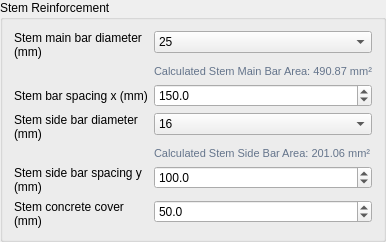
                          <widget class="QGroupBox" name="grp_stem_reinf">
                            <property name="title">
                              <string>Stem Reinforcement</string>
                            </property>
                            <layout class="QFormLayout" name="form_stem_reinf">
                              <item row="0" column="0">
                                <widget class="QLabel" name="lbl_combo_stem_rebar_dia">
                                  <property name="text">
                                    <string>Stem main bar diameter (mm)</string>
                                  </property>
                                  <property name="wordWrap">
                                    <bool>true</bool>
                                  </property>
                                </widget>
                              </item>
                              <item row="0" column="1">
                                <widget class="QComboBox" name="combo_stem_rebar_dia">
                                  <item>
                                    <property name="text">
                                      <string>6</string>
                                    </property>
                                  </item>
                                  <item>
                                    <property name="text">
                                      <string>8</string>
                                    </property>
                                  </item>
                                  <item>
                                    <property name="text">
                                      <string>10</string>
                                    </property>
                                  </item>
                                  <item>
                                    <property name="text">
                                      <string>12</string>
                                    </property>
                                  </item>
                                  <item>
                                    <property name="text">
                                      <string>13</string>
                                    </property>
                                  </item>
                                  <item>
                                    <property name="text">
                                      <string>14</string>
                                    </property>
                                  </item>
                                  <item>
                                    <property name="text">
                                      <string>16</string>
                                    </property>
                                  </item>
                                  <item>
                                    <property name="text">
                                      <string>19</string>
                                    </property>
                                  </item>
                                  <item>
                                    <property name="text">
                                      <string>22</string>
                                    </property>
                                  </item>
                                  <item>
                                    <property name="text">
                                      <string>25</string>
                                    </property>
                                  </item>
                                  <item>
                                    <property name="text">
                                      <string>29</string>
                                    </property>
                                  </item>
                                  <item>
                                    <property name="text">
                                      <string>32</string>
                                    </property>
                                  </item>
                                  <item>
                                    <property name="text">
                                      <string>36</string>
                                    </property>
                                  </item>
                                  <item>
                                    <property name="text">
                                      <string>40</string>
                                    </property>
                                  </item>
                                  <item>
                                    <property name="text">
                                      <string>50</string>
                                    </property>
                                  </item>
                                  <property name="currentIndex">
                                    <number>9</number>
                                  </property>
                                </widget>
                              </item>
                              <item row="1" column="1">
                                <widget class="QLabel" name="lbl_stem_bar_area">
                                  <property name="text">
                                    <string>Calculated Stem Main Bar Area: 490.87 mm²</string>
                                  </property>
                                  <property name="styleSheet">
                                    <string>color: #64748b; font-size: 11px;</string>
                                  </property>
                                </widget>
                              </item>
                              <item row="2" column="0">
                                <widget class="QLabel" name="lbl_spin_stem_spacing_x">
                                  <property name="text">
                                    <string>Stem bar spacing x (mm)</string>
                                  </property>
                                  <property name="wordWrap">
                                    <bool>true</bool>
                                  </property>
                                </widget>
                              </item>
                              <item row="2" column="1">
                                <widget class="QDoubleSpinBox" name="spin_stem_spacing_x">
                                  <property name="decimals">
                                    <number>1</number>
                                  </property>
                                  <property name="minimum">
                                    <double>0.0</double>
                                  </property>
                                  <property name="maximum">
                                    <double>1000000.0</double>
                                  </property>
                                  <property name="singleStep">
                                    <double>10.0</double>
                                  </property>
                                  <property name="value">
                                    <double>150.0</double>
                                  </property>
                                </widget>
                              </item>
                              <item row="3" column="0">
                                <widget class="QLabel" name="lbl_combo_stem_sidebar_dia">
                                  <property name="text">
                                    <string>Stem side bar diameter (mm)</string>
                                  </property>
                                  <property name="wordWrap">
                                    <bool>true</bool>
                                  </property>
                                </widget>
                              </item>
                              <item row="3" column="1">
                                <widget class="QComboBox" name="combo_stem_sidebar_dia">
                                  <item>
                                    <property name="text">
                                      <string>6</string>
                                    </property>
                                  </item>
                                  <item>
                                    <property name="text">
                                      <string>8</string>
                                    </property>
                                  </item>
                                  <item>
                                    <property name="text">
                                      <string>10</string>
                                    </property>
                                  </item>
                                  <item>
                                    <property name="text">
                                      <string>12</string>
                                    </property>
                                  </item>
                                  <item>
                                    <property name="text">
                                      <string>13</string>
                                    </property>
                                  </item>
                                  <item>
                                    <property name="text">
                                      <string>14</string>
                                    </property>
                                  </item>
                                  <item>
                                    <property name="text">
                                      <string>16</string>
                                    </property>
                                  </item>
                                  <item>
                                    <property name="text">
                                      <string>19</string>
                                    </property>
                                  </item>
                                  <item>
                                    <property name="text">
                                      <string>22</string>
                                    </property>
                                  </item>
                                  <item>
                                    <property name="text">
                                      <string>25</string>
                                    </property>
                                  </item>
                                  <item>
                                    <property name="text">
                                      <string>29</string>
                                    </property>
                                  </item>
                                  <item>
                                    <property name="text">
                                      <string>32</string>
                                    </property>
                                  </item>
                                  <item>
                                    <property name="text">
                                      <string>36</string>
                                    </property>
                                  </item>
                                  <item>
                                    <property name="text">
                                      <string>40</string>
                                    </property>
                                  </item>
                                  <item>
                                    <property name="text">
                                      <string>50</string>
                                    </property>
                                  </item>
                                  <property name="currentIndex">
                                    <number>6</number>
                                  </property>
                                </widget>
                              </item>
                              <item row="4" column="1">
                                <widget class="QLabel" name="lbl_stem_sidebar_area">
                                  <property name="text">
                                    <string>Calculated Stem Side Bar Area: 201.06 mm²</string>
                                  </property>
                                  <property name="styleSheet">
                                    <string>color: #64748b; font-size: 11px;</string>
                                  </property>
                                </widget>
                              </item>
                              <item row="5" column="0">
                                <widget class="QLabel" name="lbl_spin_stem_spacing_y">
                                  <property name="text">
                                    <string>Stem side bar spacing y (mm)</string>
                                  </property>
                                  <property name="wordWrap">
                                    <bool>true</bool>
                                  </property>
                                </widget>
                              </item>
                              <item row="5" column="1">
                                <widget class="QDoubleSpinBox" name="spin_stem_spacing_y">
                                  <property name="decimals">
                                    <number>1</number>
                                  </property>
                                  <property name="minimum">
                                    <double>0.0</double>
                                  </property>
                                  <property name="maximum">
                                    <double>1000000.0</double>
                                  </property>
                                  <property name="singleStep">
                                    <double>10.0</double>
                                  </property>
                                  <property name="value">
                                    <double>100.0</double>
                                  </property>
                                </widget>
                              </item>
                              <item row="6" column="0">
                                <widget class="QLabel" name="lbl_spin_stem_cover">
                                  <property name="text">
                                    <string>Stem concrete cover (mm)</string>
                                  </property>
                                  <property name="wordWrap">
                                    <bool>true</bool>
                                  </property>
                                </widget>
                              </item>
                              <item row="6" column="1">
                                <widget class="QDoubleSpinBox" name="spin_stem_cover">
                                  <property name="decimals">
                                    <number>1</number>
                                  </property>
                                  <property name="minimum">
                                    <double>0.0</double>
                                  </property>
                                  <property name="maximum">
                                    <double>1000000.0</double>
                                  </property>
                                  <property name="singleStep">
                                    <double>5.0</double>
                                  </property>
                                  <property name="value">
                                    <double>50.0</double>
                                  </property>
                                </widget>
                              </item>
                            </layout>
                          </widget>
